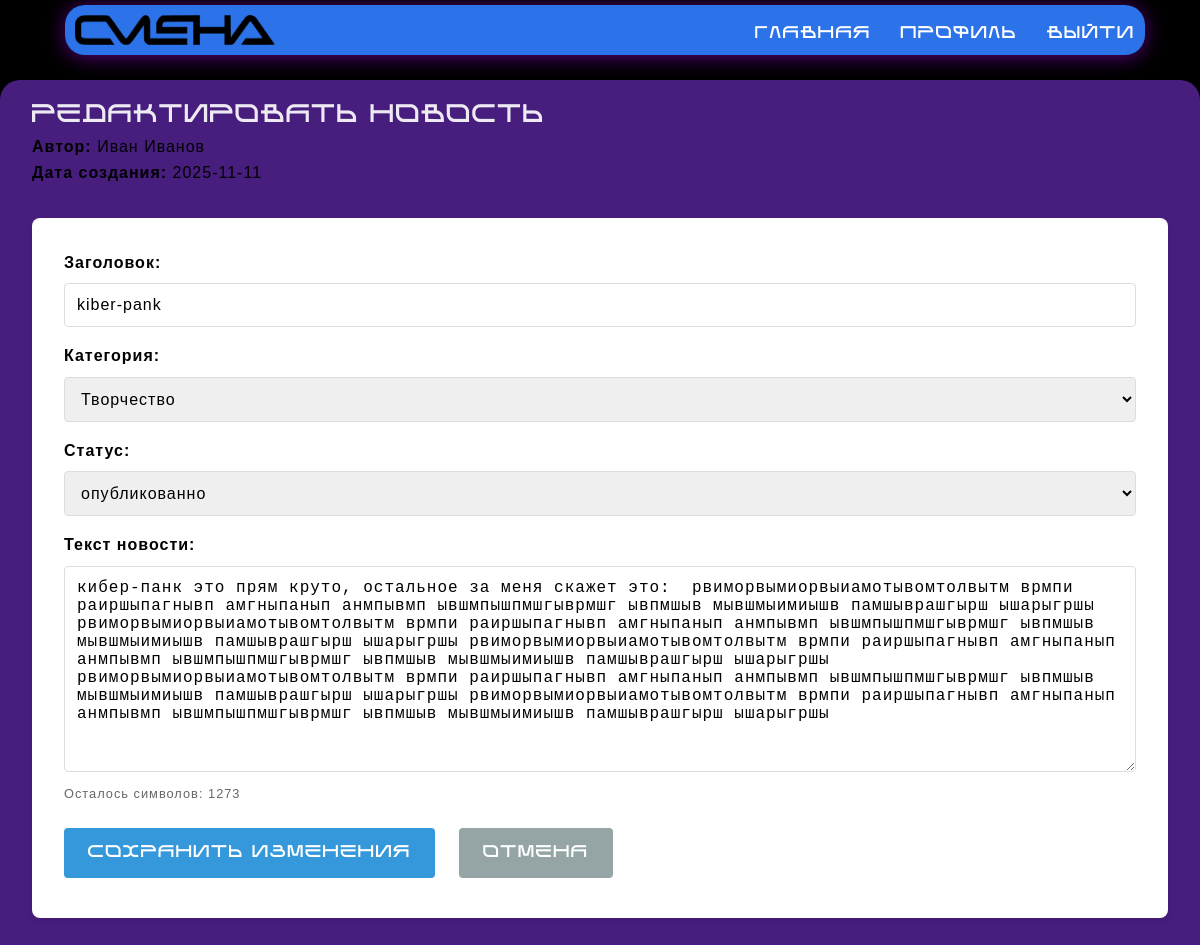
Page /КУРСАЧ2/edit_news.php?id=20 (signed in) on the committed database.
### tables this page shows
CREATE TABLE `news` (
  `id_nwes` int(11) NOT NULL,
  `id_user` int(11) NOT NULL,
  `categories_id` int(11) NOT NULL,
  `id_status` int(11) NOT NULL,
  `role_id` int(11) NOT NULL,
  `title` varchar(250) NOT NULL,
  `text` text NOT NULL,
  `date_relise` date NOT NULL
);

CREATE TABLE `users` (
  `id_user` int(11) NOT NULL,
  `name` varchar(250) NOT NULL,
  `lastname` varchar(250) NOT NULL,
  `login` varchar(250) NOT NULL,
  `password` varchar(250) NOT NULL,
  `role_id` int(11) NOT NULL
);

CREATE TABLE `categories` (
  `categories_id` int(11) NOT NULL,
  `title` varchar(250) NOT NULL,
  `text` varchar(250) NOT NULL
);

CREATE TABLE `status` (
  `id_status` int(11) NOT NULL,
  `title` varchar(250) NOT NULL
);

### КУРСАЧ2/auth.php (called while the page is built, shortened)
<?php
function getUserRole() {
    return $_SESSION['role_id'] ?? null;
}
?>

### КУРСАЧ2/edit_news.php (the view, shortened to what this page needs)
<?php
require_once 'auth.php';
$news_id = (int)$_GET['id'];
$stmt = $pdo->prepare("
    SELECT n.*, u.name, u.lastname
    FROM news n
    LEFT JOIN users u ON n.id_user = u.id_user
    WHERE n.id_nwes = ?
");
$stmt->execute([$news_id]);
$news_item = $stmt->fetch(PDO::FETCH_ASSOC);
$stmt = $pdo->query("SELECT * FROM categories");
$categories = $stmt->fetchAll(PDO::FETCH_ASSOC);
$statuses = [];
if (getUserRole() == 1) {
    $stmt = $pdo->query("SELECT * FROM status");
    $statuses = $stmt->fetchAll(PDO::FETCH_ASSOC);
}
require_once 'header.php';
?>
<!DOCTYPE html>
<html lang="ru">
<head>
    <link rel="stylesheet" href="style.css">
</head>
<body>
    <div class="container">
        <h2>Редактировать новость</h2>
        <div class="news-info">
            <p><strong>Автор:</strong> <?php echo htmlspecialchars($news_item['name'] . ' ' . $news_item['lastname']); ?></p>
            <p><strong>Дата создания:</strong> <?php echo $news_item['date_relise']; ?></p>
        </div>
        <form method="POST" class="news-form">
            <div class="form-group">
                <label for="title">Заголовок:</label>
                <input type="text" id="title" name="title" required maxlength="250"
                       value="<?php echo htmlspecialchars($news_item['title']); ?>">
            </div>
            <div class="form-group">
                <label for="category_id">Категория:</label>
                <select id="category_id" name="category_id" required>
                    <?php foreach ($categories as $category): ?>
                        <option value="<?php echo $category['categories_id']; ?>"
                            <?php echo ($news_item['categories_id'] == $category['categories_id']) ? 'selected' : ''; ?>>
                            <?php echo htmlspecialchars($category['title']); ?>
                        </option>
                    <?php endforeach; ?>
                </select>
            </div>
            <?php if (getUserRole() == 1 && !empty($statuses)): ?>
            <div class="form-group">
                <label for="status_id">Статус:</label>
                <select id="status_id" name="status_id">
                    <?php foreach ($statuses as $status): ?>
                        <option value="<?php echo $status['id_status']; ?>"
                            <?php echo ($news_item['id_status'] == $status['id_status']) ? 'selected' : ''; ?>>
                            <?php echo htmlspecialchars($status['title']); ?>
                        </option>
                    <?php endforeach; ?>
                </select>
            </div>
            <?php endif; ?>
            <div class="form-group">
                <label for="text">Текст новости:</label>
                <textarea id="text" name="text" required rows="10" placeholder="Введите полный текст новости..."><?php echo htmlspecialchars($news_item['text']); ?></textarea>
                <div class="char-count">Осталось символов: <span id="char-remaining"></span></div>
            </div>
            <div class="form-actions">
                <button type="submit" class="btn btn-primary">Сохранить изменения</button>
                <a href="manage_news.php" class="btn btn-secondary">Отмена</a>
            </div>
        </form>
    </div>
</body>
</html>

### КУРСАЧ2/style.css (style rules this page uses)
* { letter-spacing: 1px; box-sizing: border-box; margin: 0; padding: 0; }
body { margin-top: 80px; line-height: 1.6; background-color: #000000; }
.container { margin: 0 auto; max-width: 1500px; padding: 1rem 2rem 1rem 2rem; background-color: #8939ef85; border-radius: 20px; position: relative; z-index: -2; }
.form-group { margin-bottom: 1rem; }
.form-group label { display: block; font-weight: bold; margin-bottom: 0.5rem; }
.form-group input, .form-group select, .form-group textarea { border: 1px solid #ddd; border-radius: 4px; font-size: 1rem; padding: 0.75rem; width: 100%; }
.form-group textarea { resize: vertical; }
.form-actions { display: flex; gap: 1rem; margin-top: 1.5rem; }
h1, h2, h3, h4, h5, h6, a, button { font-family: 'kiber', sans-serif; font-weight: 700; letter-spacing: 2px; text-transform: uppercase; }
h2 { color: #ffffffe8; }
body, p, div, span, li, strong, td, small { font-family: 'kiber-n', sans-serif; }
.btn { background: #3498db; border: none; border-radius: 4px; color: white; cursor: pointer; display: inline-block; font-size: 1rem; margin-bottom: 0.5rem; margin-right: 0.5rem; padding: 0.75rem 1.5rem; text-decoration: none; transition: background 0.3s; }
.btn-secondary { background: #95a5a6; }
.btn-primary { background: #3498db; }
.news-form { background: white; border-radius: 8px; box-shadow: 0 2px 5px rgba(0,0,0,0.1); margin: 2rem auto; max-width: 100%; padding: 2rem; }
.char-count { color: #666; font-size: 0.8rem; margin-top: 0.25rem; }

### rows in the picture
news: id_user.lastname "Иван Иванов", date_relise "2025-11-11", title "kiber-pank", category_id "Творчество", status_id "опубликованно", text "кибер-панк это прям круто, остальное за меня скажет это: рвиморвымиорвыиамотывомтолвытм врмпи раиршыпагнывп амгныпанып анмпывмп ывшмпышпмшгыврмшг ывпмшыв мывшмыимиышв памшыврашгырш ышарыгршы рвиморвымиорвыиамотывомтолвытм врмпи раиршыпагнывп амгныпанып анмпывмп ывшмпышпмшгыврмшг ывпмшыв мывшмыимиышв памшыврашгырш ышарыгршы рвиморвымиорвыиамотывомтолвытм врмпи раиршыпагнывп амгныпанып анмпывмп ывшмпышпмшгыврмшг ывпмшыв мывшмыимиышв памшыврашгырш ышарыгршы рвиморвымиорвыиамотывомтолвытм врмпи раиршыпагнывп амгныпанып анмпывмп ывшмпышпмшгыврмшг ывпмшыв мывшмыимиышв памшыврашгырш ышарыгршы рвиморвымиорвыиамотывомтолвытм врмпи раиршыпагнывп амгныпанып анмпывмп ывшмпышпмшгыврмшг ывпмшыв…"
